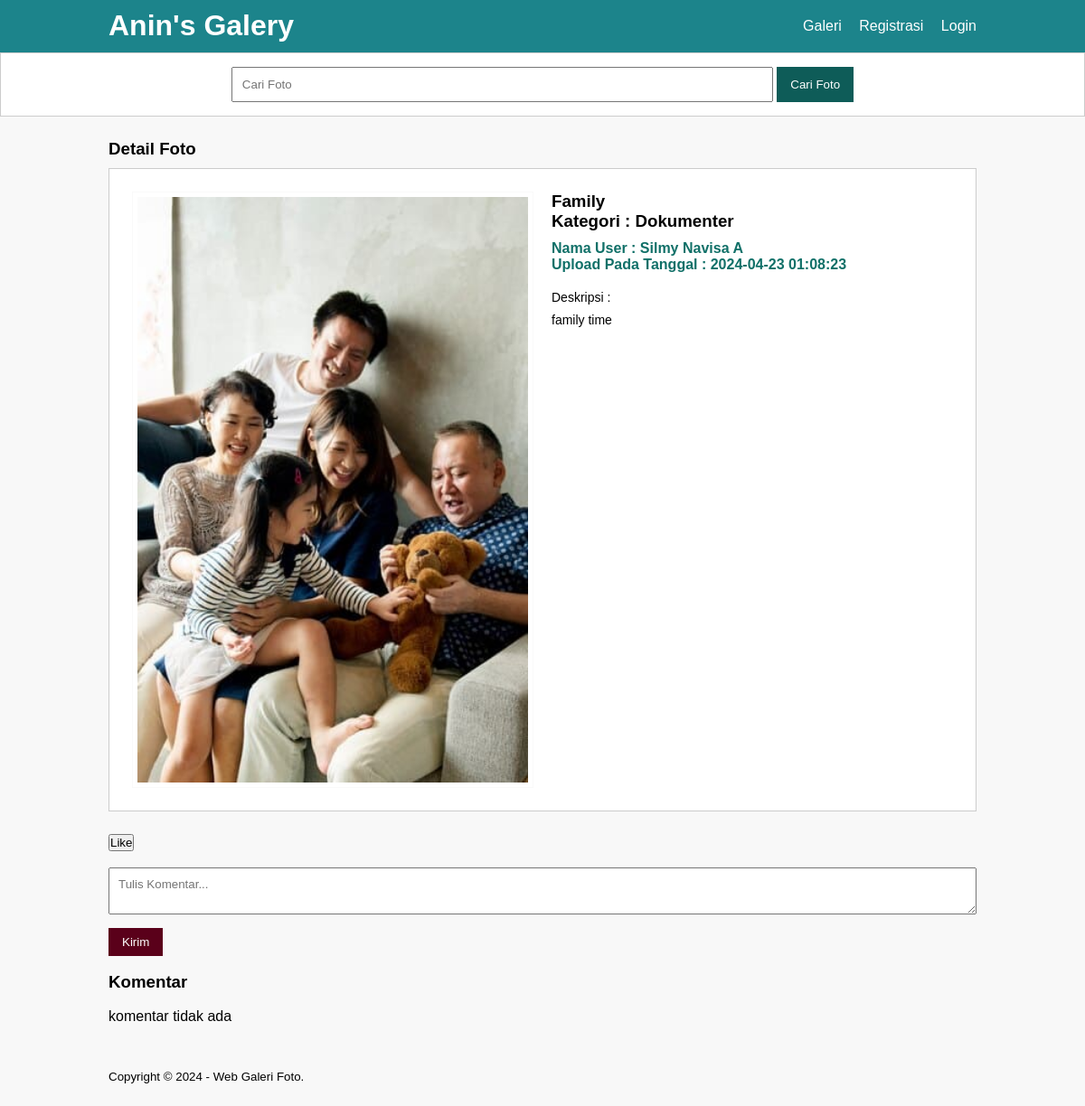
The page /detail-image.php?id=43 on the database its author committed.
### tables this page shows
CREATE TABLE `tb_image` (
  `image_id` int(11) NOT NULL,
  `category_id` int(11) NOT NULL,
  `category_name` varchar(100) NOT NULL,
  `admin_id` int(11) NOT NULL,
  `admin_name` varchar(100) NOT NULL,
  `image_name` varchar(100) NOT NULL,
  `image_description` text NOT NULL,
  `image` varchar(100) NOT NULL,
  `image_status` tinyint(1) NOT NULL,
  `date_created` timestamp NOT NULL DEFAULT current_timestamp() ON UPDATE current_timestamp()
);

### detail-image.php (the view, shortened to what this page needs)
<?php
    include 'db.php';
	$produk = mysqli_query($conn, "SELECT * FROM tb_image WHERE image_id = '".$_GET['id']."' ");
	$p = mysqli_fetch_object($produk);
?>
<!DOCTYPE html PUBLIC "-//W3C//DTD XHTML 1.0 Transitional//EN" "http://www.w3.org/TR/xhtml1/DTD/xhtml1-transitional.dtd">
<html xmlns="http://www.w3.org/1999/xhtml">
<head>
<link rel="stylesheet" type="text/css" href="css/style.css">
</head>
<body>
    <header>
        <div class="container">
        <h1><a href="index.php">Anin's Galery</a></h1>
        <ul>
            <li><a href="galeri.php">Galeri</a></li>
           <li><a href="registrasi.php">Registrasi</a></li>
           <li><a href="login.php">Login</a></li>
        </ul>
        </div>
    </header>
    <div class="search">
        <div class="container">
            <form action="galeri.php">
                <input type="text" name="search" placeholder="Cari Foto" value="<?php echo $_GET['search'] ?>" />
                <input type="submit" name="cari" value="Cari Foto" />
            </form>
        </div>
    </div>
    <div class="section">
        <div class="container">
             <h3>Detail Foto</h3>
            <div class="box">
                <div class="col-2">
                   <img src="foto/<?php echo $p->image ?>" width="100%" />
                </div>
                <div class="col-2">
                   <h3><?php echo $p->image_name ?><br />Kategori : <?php echo $p->category_name  ?></h3>
                   <h4>Nama User : <?php echo $p->admin_name ?><br />
                   Upload Pada Tanggal : <?php echo $p->date_created  ?></h4>
                   <p>Deskripsi :<br />
                        <?php echo $p->image_description ?>
                   </p>
                </div>
            </div>
            <div class="col-7">
                   <form method="POST">
                   <?php
              $qt = mysqli_query($conn, "SELECT SUM(suka) FROM tb_like WHERE image_id = '".$_GET['id']."' ");
			  if(mysqli_num_rows($qt) > 0){
				  while($q = mysqli_fetch_array($qt)){
		  			?>
                   <button name="suka" class="like">Like  <?php echo $q['SUM(suka)'] ?> </button><br />
           			<?php }}else{ ?>
              			<p>tidak ada like</p>
           			<?php } ?>
                   </form>
                     <?php
                   if(isset($_POST['suka'])){
					   include 'db.php';
					   echo '<script>window.location="login.php"</script>';
				   }?><br />
                   <div class="content">
                       <form action="" method="POST">
                         <textarea type="text" name="komentar" class="input-control" maxlength="300" placeholder="Tulis Komentar..." required></textarea>
                         <input type="submit" name="submit" value="Kirim" class="btn">
                       </form>
		<br />
       <div class="">
       <h3>Komentar</h3>
       <br />
       <div class="">
          <?php
              $up = mysqli_query($conn, "SELECT * FROM komentar_foto WHERE image_id = '".$_GET['id']."' ORDER BY tanggal_komentar DESC ");
			  if(mysqli_num_rows($up) > 0){
				  while($u = mysqli_fetch_array($up)){
		  ?>
          <div class="inpu">
            <h4 style="color:#C00;"><?php echo $u['admin_name'] ?><br /></h4>
              <h5> <?php echo $u['isi_komentar'] ?><br /></h5>
             <h6> <?php echo $u['tanggal_komentar']  ?></h6>
          </div>
          </a>
          <?php }}else{ ?>
              <p>komentar tidak ada</p>
          <?php } ?>
       </div>
    </div>
                   </div>
                </div>
            </div>
        </div>
    <footer>
        <div class="container">
            <small>Copyright &copy; 2024 - Web Galeri Foto.</small>
        </div>
    </footer>
</body>
</html>

### css/style.css (style rules this page uses)
* { padding:0; margin:0; font-family:'Quicksand', sans-serif; }
body { background-color:#f8f8f8; }
a { color: inherit; text-decoration:none; }
.input-control { width:100%; padding:10px; margin-bottom:15px; box-sizing:border-box; }
.btn { padding:8px 15px; background-color: #5a001a; color: #fff; border:none; cursor: pointer; }
header { background-color: #1c848b; color: #fff; }
header h1 { float:left; padding:10px 0; }
header ul { float:right; }
header ul li { display:inline-block; }
header ul li a { padding:20px 0 20px 15px; display: inline-block; }
footer { padding:25px 0; }
.container { width: 80%; margin: 0 auto; }
.container:after { content:''; display: block; clear:both; }
.section { padding:25px 0; }
.box { background-color: #fff; border:1px solid #ccc; padding:15px; box-sizing: border-box; margin:10px 0 25px 0; }
.box:after { content: ''; display: block; clear: both; }
.search { padding:15px 0; background-color: #fff; border:1px solid #ccc; text-align: center; }
.search input[type=text] { width: 60%; padding:10px; }
.search input[type=submit] { padding:12px 15px; background-color: #0e5c58; color: #fff; border:none; cursor:pointer; }
.col-2 { width: 50%; min-height: 200px; padding:10px; box-sizing: border-box; float: left; }
.col-2 img { border:1px solid #f9f9f9; padding:5px; box-sizing: border-box; }
.col-2 h3 { margin-bottom: 10px; }
.col-2 h4 { color: #107068; }
.col-2 p { margin:15px 0; text-align: justify; line-height: 25px; font-size: 14px; }

### rows shown on the page
tb_image: image (picture), image_name "Family", category_name "Dokumenter", admin_name "Silmy Navisa A", date_created "2024-04-23 01:08:23", image_description "family time"
